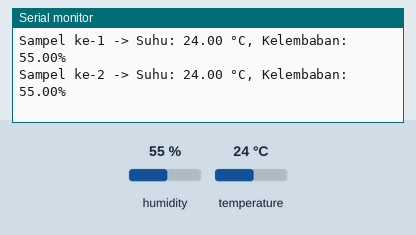
Bench run of a sketch on a simulated Arduino Uno, built with avr-gcc and run on an emulated ATmega328P. On the bench: the last lines printed to the serial monitor. The inputs (shaded band) are chosen by the test bench; at power-on: humidity 55 %, temperature 24 °C.

Above: at 2.8 s.
2.9 s: humidity set to 22 %
At 5.0 s:
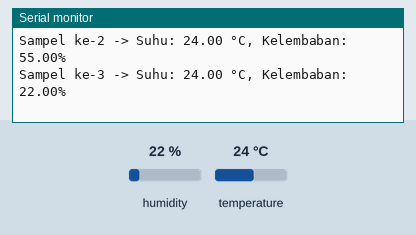
5.6 s: temperature set to 12 °C
At 6.7 s:
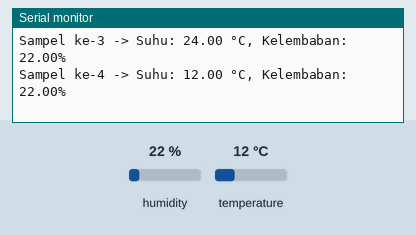
11.5 s: humidity set to 40 %
At 12.4 s:
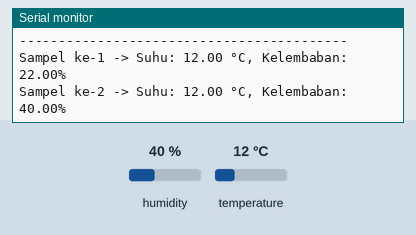
Timing chart, 0 to 14.5 s (numbered marks = the images above; inputs shaded):
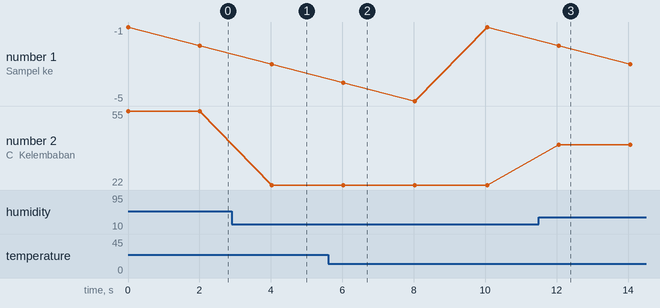

The sketch:

modifikasiPercobaan1A.ino
```cpp
#include <DHT.h>

#define DHTPIN 4
#define DHTTYPE DHT22

DHT dht(DHTPIN, DHTTYPE);

void setup() {
  Serial.begin(115200);
  dht.begin();
  Serial.println("Memulai program akuisisi data dengan rata-rata 5 pembacaan...");
}

void loop() {
  float totalSuhu = 0.0;
  float totalKelembaban = 0.0;
  int sampelValid = 0;

  // Perulangan untuk mengambil 5 kali sampel data
  for (int i = 1; i <= 5; i++) {
    float hum = dht.readHumidity();
    float temp = dht.readTemperature();

    // Memeriksa validitas sampel
    if (isnan(hum) || isnan(temp)) {
      Serial.print("Sampel ke-");
      Serial.print(i);
      Serial.println(": Gagal membaca data dari sensor!");
    } else {
      totalSuhu += temp;
      totalKelembaban += hum;
      sampelValid++;

      Serial.print("Sampel ke-");
      Serial.print(i);
      Serial.print(" -> Suhu: ");
      Serial.print(temp);
      Serial.print(" °C, Kelembaban: ");
      Serial.print(hum);
      Serial.println("%");
    }

    delay(2000); // Jeda 2 detik antar sampel
  }

  // Kalkulasi dan penampil rata-rata
  if (sampelValid > 0) {
    float rataSuhu = totalSuhu / sampelValid;
    float rataKelembaban = totalKelembaban / sampelValid;

    Serial.println("------------------------------------------");
    Serial.print("RATA-RATA (dari ");
    Serial.print(sampelValid);
    Serial.println(" sampel valid):");
    Serial.print("Rata-rata Suhu       : ");
    Serial.print(rataSuhu);
    Serial.println(" °C");
    Serial.print("Rata-rata Kelembaban : ");
    Serial.print(rataKelembaban);
    Serial.println(" %");
    Serial.println("------------------------------------------\n");
  } else {
    Serial.println("Error: Tidak ada sampel valid untuk dihitung rata-ratanya!\n");
  }
}
```

Measured:
- after the input at 2.9 s, the serial monitor: prints a new line after 1.1 s (image 1)
- after the input at 5.6 s, the serial monitor: prints a new line after 0.43 s (image 2)
- after the input at 11.5 s, the serial monitor: prints a new line after 0.56 s (image 3)
- plotted number 2: 55 → 22 after the input at 2.9 s, 22 → 40 after the input at 11.5 s
